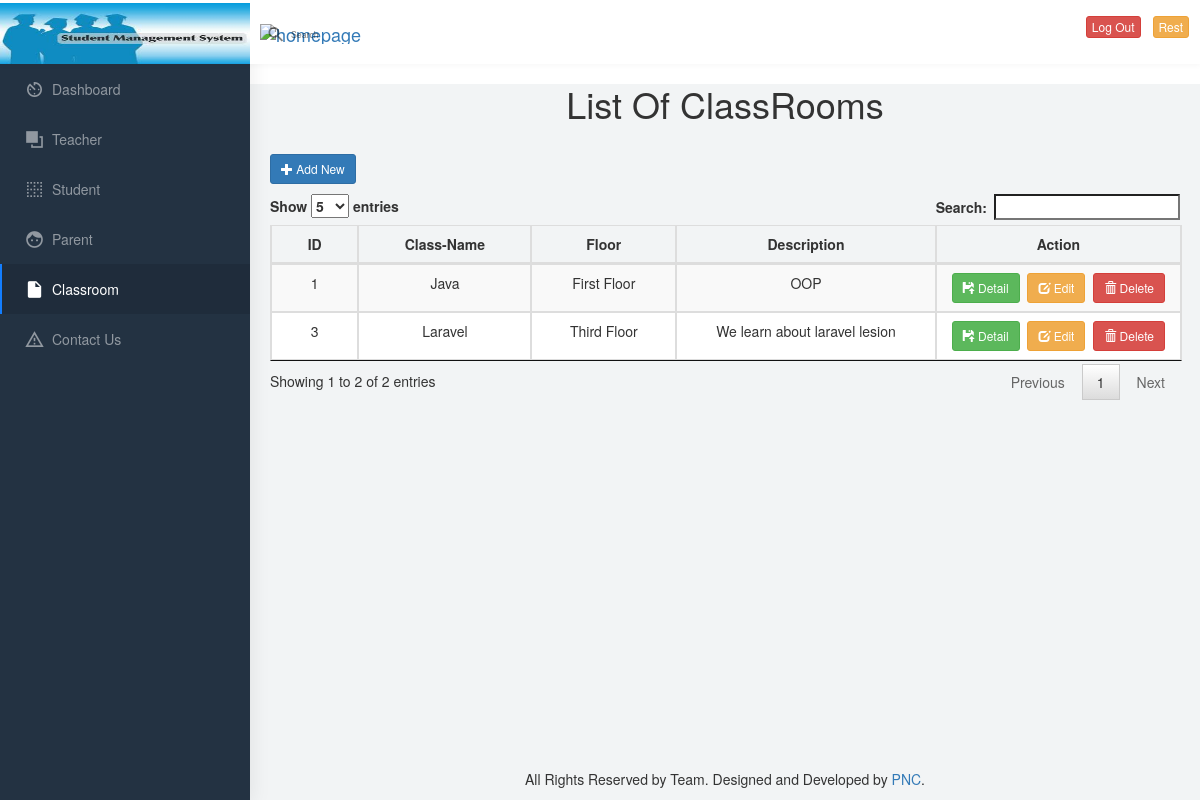
The page /Resource/Main/Classroom/index.php on the database as committed earlier.
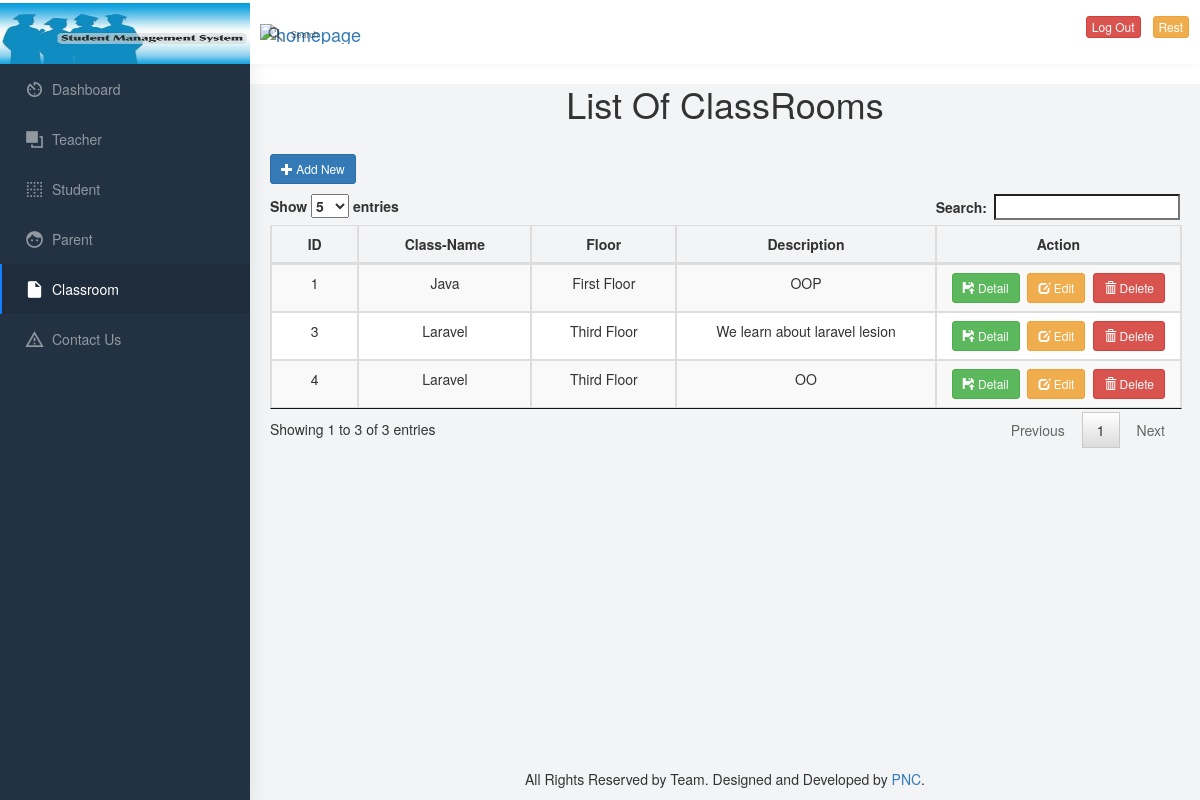
The same page on the database as committed later.
### tables this page shows
CREATE TABLE `classroom` (
  `id` int(11) NOT NULL,
  `class_name` varchar(100) NOT NULL,
  `floor` varchar(100) NOT NULL,
  `description` varchar(100) NOT NULL
);

### Resource/Main/Classroom/index.php (the view, shortened to what the changed rows need)
<!DOCTYPE html>
<html dir="ltr" lang="en">
<head>
    <link href="../../../dist/css/style.min.css" rel="stylesheet">
    <link rel="stylesheet" href="../../../dist/css/jquery.dataTables.min.css">
    <link rel="stylesheet" href="https://maxcdn.bootstrapcdn.com/bootstrap/3.4.0/css/bootstrap.min.css">
</head>
<body>
    <div id="main-wrapper" data-navbarbg="skin6" data-theme="light" data-layout="vertical" data-sidebartype="full" data-boxed-layout="full">
        <div class="page-wrapper">
            <div class="Center">
                <div class="List" style="text-align: center;">
                   <h1>List Of ClassRooms</h1>
                </div>
            </div>
            <div class="container-fluid">
                <span class="pull-left" >
                <a href="#addnew" data-toggle="modal" class="btn btn-primary btn-sm">
                </a></span><br><br>
            <table class="table table-striped table-bordered table-hover " style="text-align:center" id="empTable">
                <thead>
                    <th>
                        <center>ID</center>
                    </th>
                    <th>
                        <center>Class-Name</center>
                    </th>
                    <th>
                        <center>Floor</center>
                    </th>
                    <th>
                        <center>Description</center>
                    </th>
                    <th>
                        <center>Action</center>
                    </th>
                </thead>
                <tbody>
                    <?php
include('connection.php');
$result=$mysqli->query("select * from classroom");
while($row=$result->fetch_assoc()){
?>
                    <tr>
                        <td><?php echo $row['id']; ?></td>
                        <td><?php echo $row['class_name']; ?></td>
                        <td><?php echo $row['floor']; ?></td>
                        <td><?php echo $row['description']; ?></td>
                        <td>
                            <a href="#detail<?php echo $row['id']; ?>" data-toggle="modal"
                                class="btn btn-success btn-sm">
                                <span class="glyphicon glyphicon-floppy-open"></span> Detail</a>&nbsp;
                            <a href="#edit<?php echo $row['id']; ?>" data-toggle="modal" class="btn btn-warning btn-sm">
                                <span class="glyphicon glyphicon-edit"></span> Edit</a>&nbsp;
                            <a href="#del<?php echo $row['id']; ?>" data-toggle="modal" class="btn btn-danger btn-sm">
                                <span class="glyphicon glyphicon-trash"></span> Delete</a>
                        </td>
                    </tr>
                    <?php } ?>
                </tbody>
            </table>
            </div>
            <footer class="footer text-center">
                All Rights Reserved by Team. Designed and Developed by
                <a href="https://www.passerellesnumeriques.org/en/">PNC</a>.
            </footer>
    </div>
</body>
</html>

Rows that differ between the two databases and show on the page:
added classroom: id "4", class_name "Laravel", floor "Third Floor", description "OO"
Other text that changed with them:
text written by a page script: "Show entries Search: Showing 1 to 2 of 2 entries Previous 1 Next" → "Show entries Search: Showing 1 to 3 of 3 entries Previous 1 Next"
